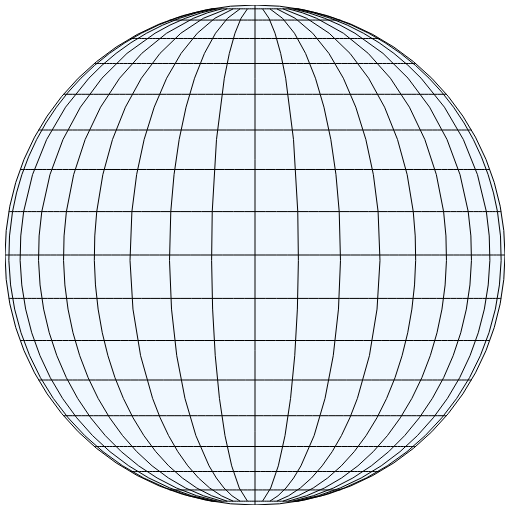

This figure's Vega-Lite source:
### Vega-Lite specification from a JSON file in a GitHub repository (floating-point values rounded to 4 significant figures)
{"$schema": "https://vega.github.io/schema/vega-lite/v3.json", "width": 500, "height": 500, "projection": {"type": "orthographic", "scale": 250, "translate": [250, 250]}, "layer": [{"data": {"sphere": true}, "mark": {"type": "geoshape", "fill": "aliceblue"}}, {"data": {"graticule": true}, "mark": {"type": "geoshape", "stroke": "black"}}]}
